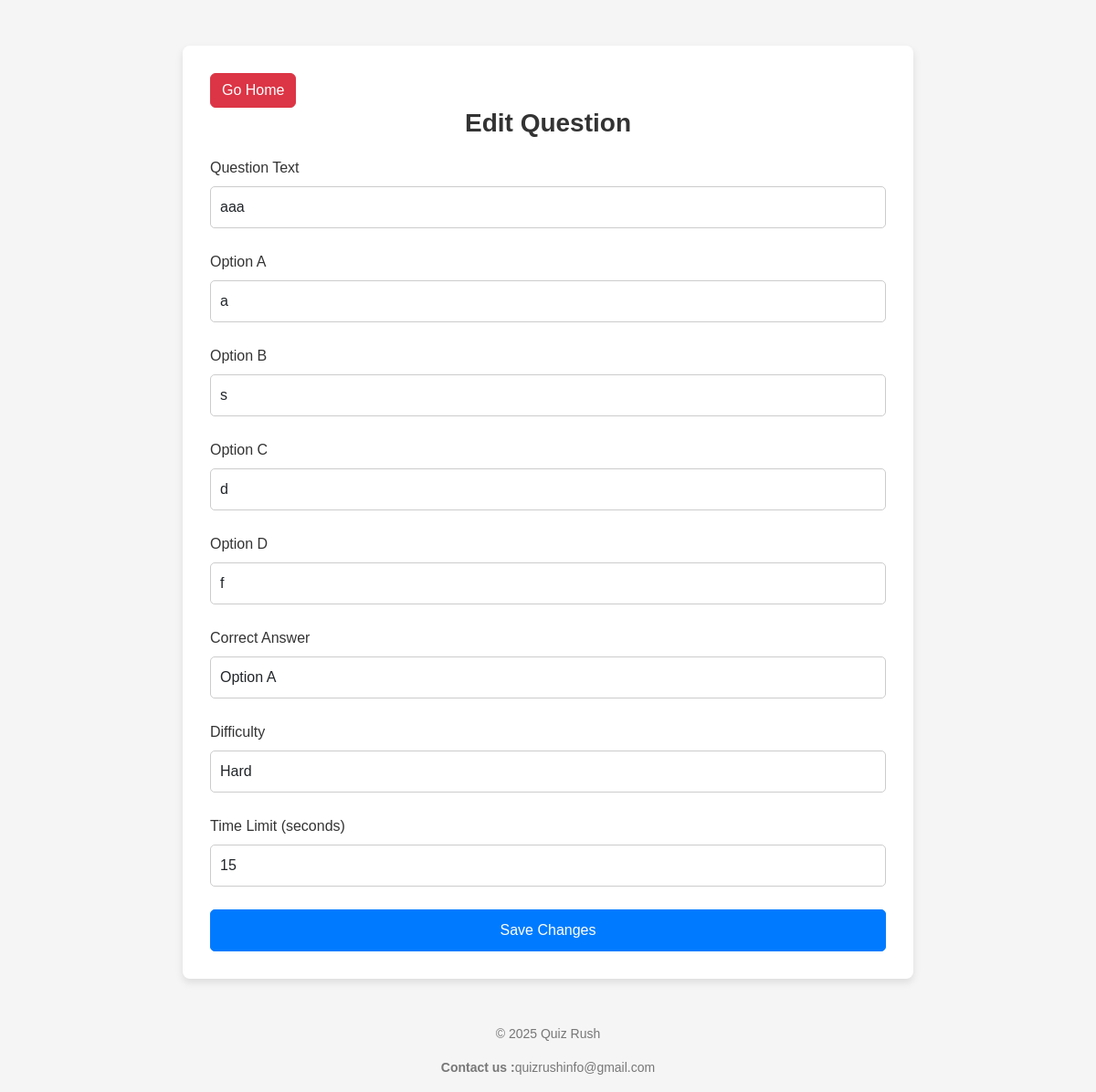
Screenshot of /editqst/1 with the database file from the repository.
### app/models.py (models this page shows)
class Question(models.Model):
    text = models.CharField(max_length=255)
    option_a = models.CharField(max_length=100)
    option_b = models.CharField(max_length=100)
    option_c = models.CharField(max_length=100)
    option_d = models.CharField(max_length=100)
    correct_answer = models.CharField(max_length=1)  # 'A', 'B', 'C', or 'D'
    difficulty = models.IntegerField(default=1)  # Difficulty level
    time = models.IntegerField(default=60)  # Time limit in seconds

### app/views.py (the view, shortened to what this page needs)
# urls.py: path('editqst/<int:question_id>', views.editqst, name='editqst'),
def editqst(request, question_id):
    question = get_object_or_404(Question, id=question_id)
    return render(request, 'admin/editqst.html', {'question': question})

### templates/admin/editqst.html (shortened to what this page needs)
<!DOCTYPE html>
<html lang="en">
<head>
    {% load static %}
    <link href="https://cdn.jsdelivr.net/npm/bootstrap@5.3.3/dist/css/bootstrap.min.css" rel="stylesheet">
    <link rel="stylesheet" href="https://cdnjs.cloudflare.com/ajax/libs/font-awesome/6.5.1/css/all.min.css">
</head>
<body>
<div class="container">
    <a href="../adhome" class="btn btn-danger">Go Home</a>
    <h3>Edit Question</h3>
    <form method="POST">
        <div class="form-group">
            <label for="text" class="form-label">Question Text</label>
            <input type="text" class="form-control" name="text" id="text" value="{{ question.text }}" required>
        </div>
        <div class="form-group">
            <label for="option_a" class="form-label">Option A</label>
            <input type="text" class="form-control" name="option_a" id="option_a" value="{{ question.option_a }}" required>
        </div>
        <div class="form-group">
            <label for="option_b" class="form-label">Option B</label>
            <input type="text" class="form-control" name="option_b" id="option_b" value="{{ question.option_b }}" required>
        </div>
        <div class="form-group">
            <label for="option_c" class="form-label">Option C</label>
            <input type="text" class="form-control" name="option_c" id="option_c" value="{{ question.option_c }}" required>
        </div>
        <div class="form-group">
            <label for="option_d" class="form-label">Option D</label>
            <input type="text" class="form-control" name="option_d" id="option_d" value="{{ question.option_d }}" required>
        </div>
        <div class="form-group">
            <label for="correct_answer" class="form-label">Correct Answer</label>
            <select class="form-control" name="correct_answer" id="correct_answer" required>
                <option value="A" {% if question.correct_answer == 'A' %}selected{% endif %}>Option A</option>
            </select>
        </div>
        <div class="form-group">
            <label for="difficulty" class="form-label">Difficulty</label>
            <select class="form-control" name="difficulty" id="difficulty" required>
                <option value="3" {% if question.difficulty == 3 %}selected{% endif %}>Hard</option>
            </select>
        </div>
        <div class="form-group">
            <label for="time" class="form-label">Time Limit (seconds)</label>
            <input type="number" class="form-control" name="time" id="time" value="{{ question.time }}" required>
        </div>
        <button type="submit" class="btn btn-primary">Save Changes</button>
    </form>
</div>
<div class="footer">
    <p>&copy; 2025 Quiz Rush</p>
    <p><b>Contact us :</b>quizrushinfo@gmail.com</p>
</div>
</body>
</html>

### templates/admin/editqst.html (style rules this page uses)
body { font-family: 'Arial', sans-serif; background-color: #f5f5f5; margin: 0; padding: 0; }
.container { background-color: #fff; padding: 30px; margin-top: 50px; border-radius: 8px; box-shadow: 0px 4px 8px rgba(0, 0, 0, 0.1); max-width: 800px; }
h3 { text-align: center; color: #333; margin-bottom: 20px; font-size: 28px; font-weight: 600; }
.form-label { font-size: 16px; color: #333; }
.form-control { border-radius: 5px; padding: 10px; border: 1px solid #ccc; margin-bottom: 20px; }
.btn-primary { background-color: #007bff; border-color: #007bff; padding: 10px 20px; font-size: 16px; width: 100%; border-radius: 5px; color: #fff; }
.form-group { margin-bottom: 25px; }
.footer { text-align: center; color: #777; font-size: 14px; margin-top: 50px; }

### rows the page displays
Question: text "aaa", option_a "a", option_b "s", option_c "d", option_d "f", correct_answer "Option A", difficulty "Hard", time "15"
